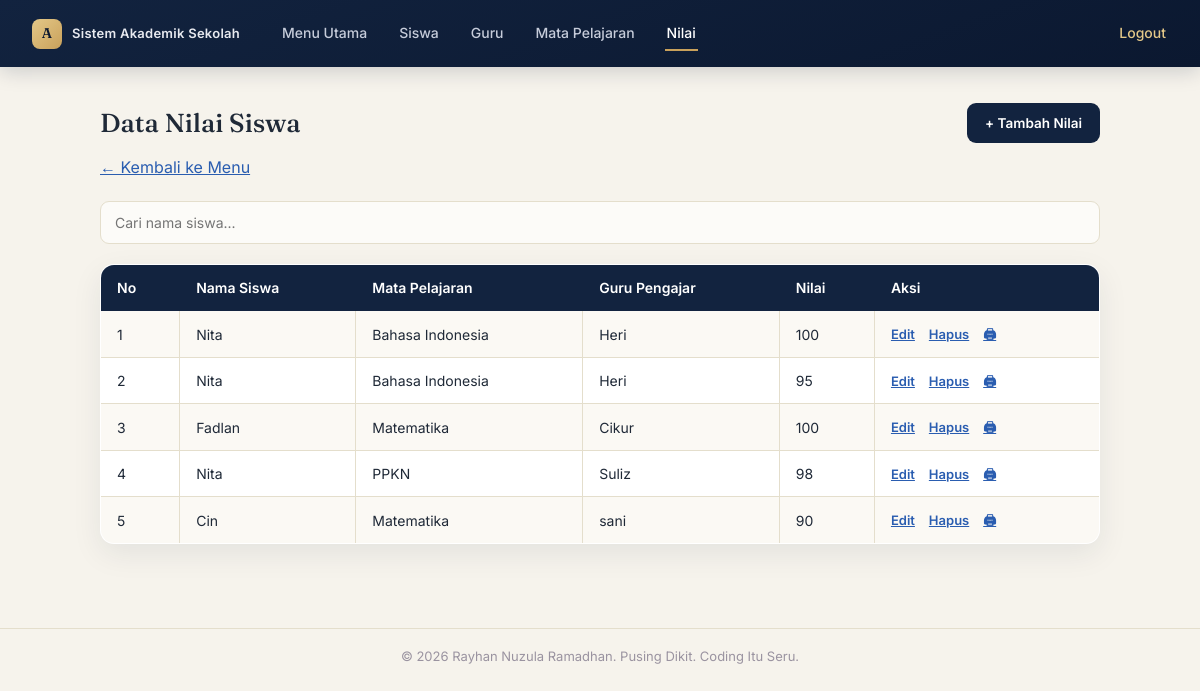
/nilai/index.php (signed in), run on the app's committed database.
### tables this page shows
CREATE TABLE `nilai` (
  `id_nilai` int(11) NOT NULL,
  `nis` varchar(20) NOT NULL,
  `id_mapel` int(11) NOT NULL,
  `nip` varchar(20) NOT NULL,
  `nilai` int(11) NOT NULL
);

CREATE TABLE `siswa` (
  `nis` varchar(12) NOT NULL,
  `nama` varchar(50) NOT NULL,
  `alamat` varchar(50) NOT NULL
);

CREATE TABLE `mapel` (
  `id` int(11) NOT NULL,
  `kode_mapel` varchar(10) NOT NULL,
  `nama_mapel` varchar(100) NOT NULL
);

CREATE TABLE `guru` (
  `nip` int(10) NOT NULL,
  `nama` varchar(100) NOT NULL,
  `alamat` varchar(255) NOT NULL
);

### nilai/index.php (the view, shortened to what this page needs)
<?php
include "../koneksi.php";
include "../header.php";
?>
<div class="page-head no-print">
    <h1>Data Nilai Siswa</h1>
    <div style="display:flex; gap:10px;">
        <a href="tambah.php" class="btn">+ Tambah Nilai</a>
    </div>
</div>
<p class="no-print" style="margin:-8px 0 18px;"><a href="../index.php">← Kembali ke Menu</a></p>
<input type="text" id="searchInput" placeholder="Cari nama siswa..." onkeyup="filterTable()" style="margin-bottom:16px;">
<table>
 <tr>
     <th>No</th>
     <th>Nama Siswa</th>
     <th>Mata Pelajaran</th>
     <th>Guru Pengajar</th>
     <th>Nilai</th>
     <th class="no-print">Aksi</th>
 </tr>
 <?php
 $query = mysqli_query($koneksi, "SELECT nilai.*, siswa.nama AS nama_siswa, mapel.nama_mapel AS nama_mapel, guru.nama AS nama_guru
                                  FROM nilai
                                  JOIN siswa ON nilai.nis = siswa.nis
                                  JOIN mapel ON nilai.id_mapel = mapel.id
                                  JOIN guru ON nilai.nip = guru.nip");
 $no = 1;
 while($data = mysqli_fetch_array($query)){
 ?>
 <tr>
     <td><?php echo $no++; ?></td>
     <td><?php echo $data['nama_siswa']; ?></td>
     <td><?php echo $data['nama_mapel']; ?></td>
     <td><?php echo $data['nama_guru']; ?></td>
     <td><?php echo $data['nilai']; ?></td>
     <td class="no-print">
         <a href="edit.php?id_nilai=<?php echo $data['id_nilai']; ?>">Edit</a>
         <a href="hapus.php?id=<?php echo $data['id_nilai']; ?>" onclick="return confirm('Yakin mau hapus data ini?')">Hapus</a>
         <a href="print.php?id=<?php echo $data['id_nilai']; ?>" target="_blank" title="Print / Simpan PDF">🖨</a>
     </td>
 </tr>
 <?php } ?>
</table>
<?php
include "../footer.php";
?>

### header.php (style rules this page uses)
* { margin:0; padding:0; box-sizing:border-box; }
:root { --navy:#12233F; --navy-deep:#0B1830; --gold:#C9A15B; --gold-light:#E4C888; --paper:#F6F3EC; --ink:#1F2937; --muted:#6B7280; --line:#E4DECC; }
body { font-family: 'Inter', sans-serif; background-color: var(--paper); color: var(--ink); line-height: 1.5; }
h1, h2, h3 { font-family: 'Fraunces', serif; font-weight: 500; color: var(--ink); }
h1 { font-size: 26px; margin-bottom: 18px; }
.page-head { display: flex; align-items: center; justify-content: space-between; margin-bottom: 20px; }
.page-head h1 { margin-bottom: 0; }
.btn { display: inline-flex; align-items: center; gap: 6px; background: var(--navy); color: #fff !important; border: none; padding: 10px 18px; border-radius: 9px; font-size: 13.5px; font-weight: 600; font-family: 'Inter', sans-serif; cursor: pointer; text-decoration: none !important; transition: .2s ease; }
table { border-collapse: collapse; width: 100%; background: #fff; margin-top: 4px; border-radius: 14px; overflow: hidden; box-shadow: 0 10px 30px rgba(18,35,63,.08); }
table, th, td { border: 1px solid var(--line); }
th, td { padding: 12px 16px; text-align: left; font-size: 14px; }
th { background: var(--navy); color: #fff; font-weight: 600; border-color: var(--navy); }
tr:nth-child(even) td { background: #FBF9F4; }
td a { font-size: 13px; font-weight: 600; margin-right: 10px; }
input[type="text"], input[type="number"], select, textarea { width: 100%; padding: 12px 14px; margin: 4px 0; border: 1.5px solid var(--line); border-radius: 9px; background: #FCFBF8; color: var(--ink); font-family: 'Inter', sans-serif; font-size: 14px; transition: .2s; }
a { color: #2A5DB0; }

### data on the page
nilai: siswa.nama "Nita", id_mapel.nama_mapel "Bahasa Indonesia", guru.nama "Heri", nilai "100"
nilai: siswa.nama "Nita", id_mapel.nama_mapel "Bahasa Indonesia", guru.nama "Heri", nilai "95"
nilai: siswa.nama "Fadlan", id_mapel.nama_mapel "Matematika", guru.nama "Cikur", nilai "100"
nilai: siswa.nama "Nita", id_mapel.nama_mapel "PPKN", guru.nama "Suliz", nilai "98"
nilai: siswa.nama "Cin", id_mapel.nama_mapel "Matematika", guru.nama "sani", nilai "90"
